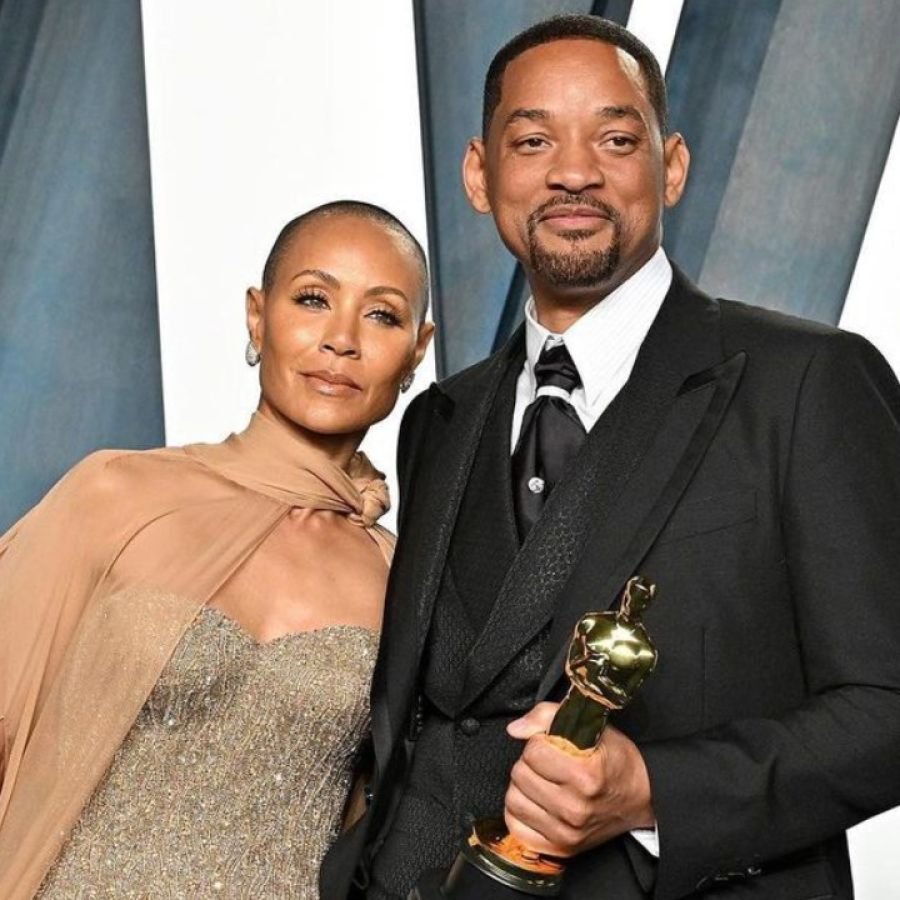
#> input picture 08_cv_deteccion_reconocimiento_facial/img/cara.jpg, 900 x 900 px
$ python 02_haar_cascade_img.py
#> lines starting #> are read from the running program, lines starting #| are printed output that depends on the picture; after the words box and inside, x2 and y2 are one past the last pixel; in counts of white or black regions, pixels touching at a corner belong together
import cv2
import numpy as np

# ============================================================================
# CONFIGURACIÓN DE CLASIFICADORES HAAR CASCADE
# ============================================================================
# Descomentar el clasificador que se desea utilizar según el objeto a detectar

# Detección de ojos con lentes
faceClassif = cv2.CascadeClassifier('haarcascade_eye_tree_eyeglasses.xml')

# Detección de caras de gatos
#faceClassif = cv2.CascadeClassifier('haarcascade_frontalcatface.xml')
#faceClassif = cv2.CascadeClassifier('haarcascade_frontalcatface_extended.xml')

# Detección de rostros humanos (variantes)
#faceClassif = cv2.CascadeClassifier('haarcascade_frontalface_alt.xml')
#faceClassif = cv2.CascadeClassifier('haarcascade_frontalface_alt2.xml')
#faceClassif = cv2.CascadeClassifier('haarcascade_frontalface_alt_tree.xml')

# Detección de cuerpo completo
#faceClassif = cv2.CascadeClassifier('haarcascade_fullbody.xml')

# Detección de ojos específicos
#faceClassif = cv2.CascadeClassifier('haarcascade_lefteye_2splits.xml')

# Detección de patentes rusas
#faceClassif = cv2.CascadeClassifier('haarcascade_license_plate_rus_16stages.xml')
#faceClassif = cv2.CascadeClassifier('haarcascade_russian_plate_number.xml')

# Detección de sonrisas
#faceClassif = cv2.CascadeClassifier('haarcascade_smile.xml')

# ============================================================================
# SELECCIÓN DE IMAGEN
# ============================================================================
# Descomentar la imagen que se desea procesar (están en la carpeta ../img/)

image = cv2.imread('../img/cara.jpg')
#> image is the input picture: shape (900, 900, 3); mean B, G, R 106.2, 115.9, 128
# [8 lines of commented-out code are left out]
if image is None:
    print("Error: No se pudo cargar la imagen")
    exit()

# Crear una copia para mostrar resultados
image_display = image.copy()

# ============================================================================
# PREPROCESAMIENTO DE LA IMAGEN
# ============================================================================

# Convertir a escala de grises (requerido para Haar Cascade)
gray = cv2.cvtColor(image, cv2.COLOR_BGR2GRAY)
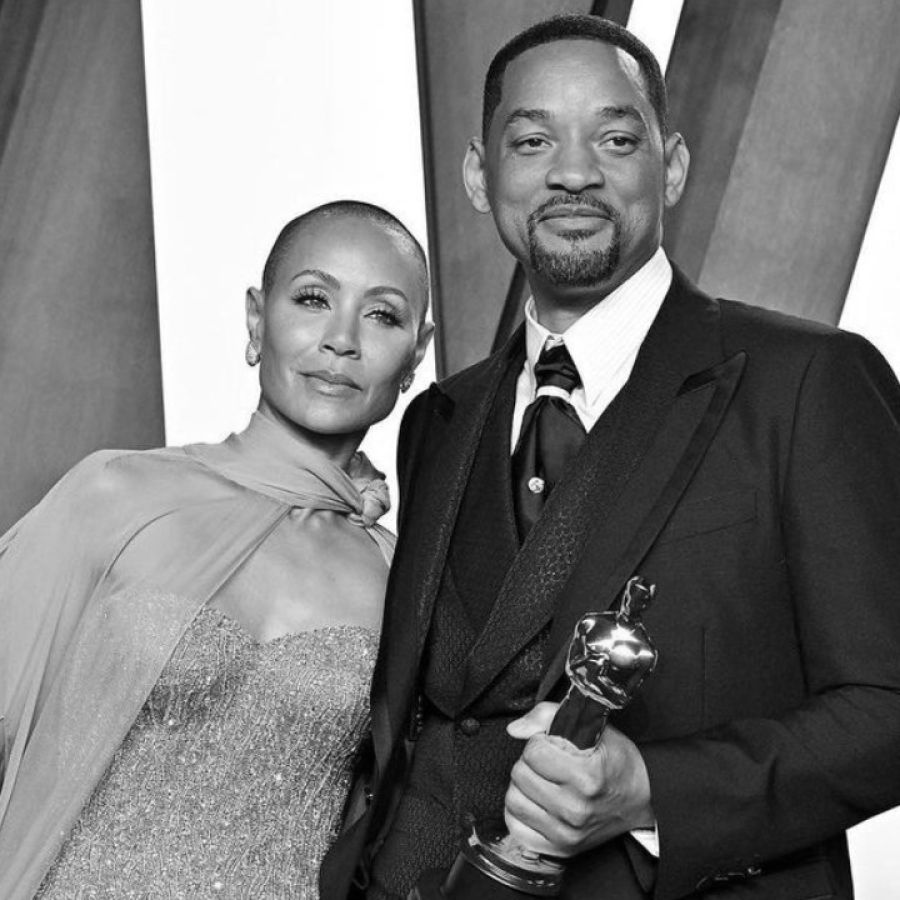
#> gray: shape (900, 900); min 0, max 255, mean 118.5

# Ecualización de histograma para mejorar el contraste
gray = cv2.equalizeHist(gray) # https://docs.opencv.org/3.4/d4/d1b/tutorial_histogram_equalization.html
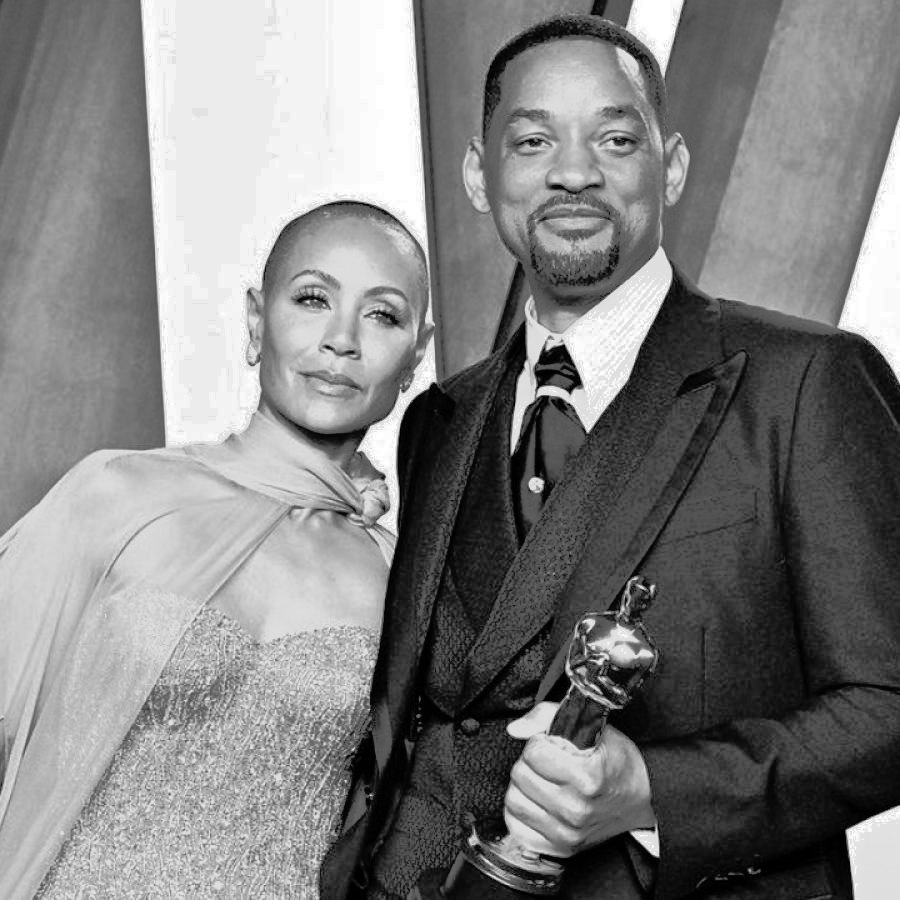
#> gray: shape (900, 900); min 0, max 255, mean 128.5

# ============================================================================
# DETECCIÓN DE OBJETOS
# ============================================================================

# Aplicar el clasificador Haar Cascade
faces = faceClassif.detectMultiScale(
    gray,
    scaleFactor=1.1,      # Factor de escala entre niveles de la pirámide de imágenes
    minNeighbors=5,       # Mínimo de vecinos para considerar una detección válida
    minSize=(30, 30),     # Tamaño mínimo del objeto a detectar
    maxSize=(200, 200)    # Tamaño máximo del objeto a detectar
)
#> faces = [[511, 122, 44, 44], [596, 119, 45, 45], [360, 296, 42, 42], [290, 276, 50, 50]]

print(f"Objetos detectados: {len(faces)}")
#| Objetos detectados: 4

# ============================================================================
# VISUALIZACIÓN DE RESULTADOS
# ============================================================================

# Dibujar rectángulos alrededor de los objetos detectados
for i, (x, y, w, h) in enumerate(faces):
    # Dibujar rectángulo verde con grosor de 2 píxeles
    cv2.rectangle(image_display, (x, y), (x+w, y+h), (0, 255, 0), 2)

    # Añadir etiqueta con número de detección
    cv2.putText(image_display, f'#{i+1}', (x, y-10),
                cv2.FONT_HERSHEY_SIMPLEX, 0.7, (0, 255, 0), 2)

    # Mostrar información en consola
    print(f"Detección #{i+1}: Posición ({x}, {y}), Tamaño {w}x{h}")
#> this loop made 4 passes
#| Detección #1: Posición (511, 122), Tamaño 44x44
#| Detección #2: Posición (596, 119), Tamaño 45x45
#| Detección #3: Posición (360, 296), Tamaño 42x42
#| Detección #4: Posición (290, 276), Tamaño 50x50
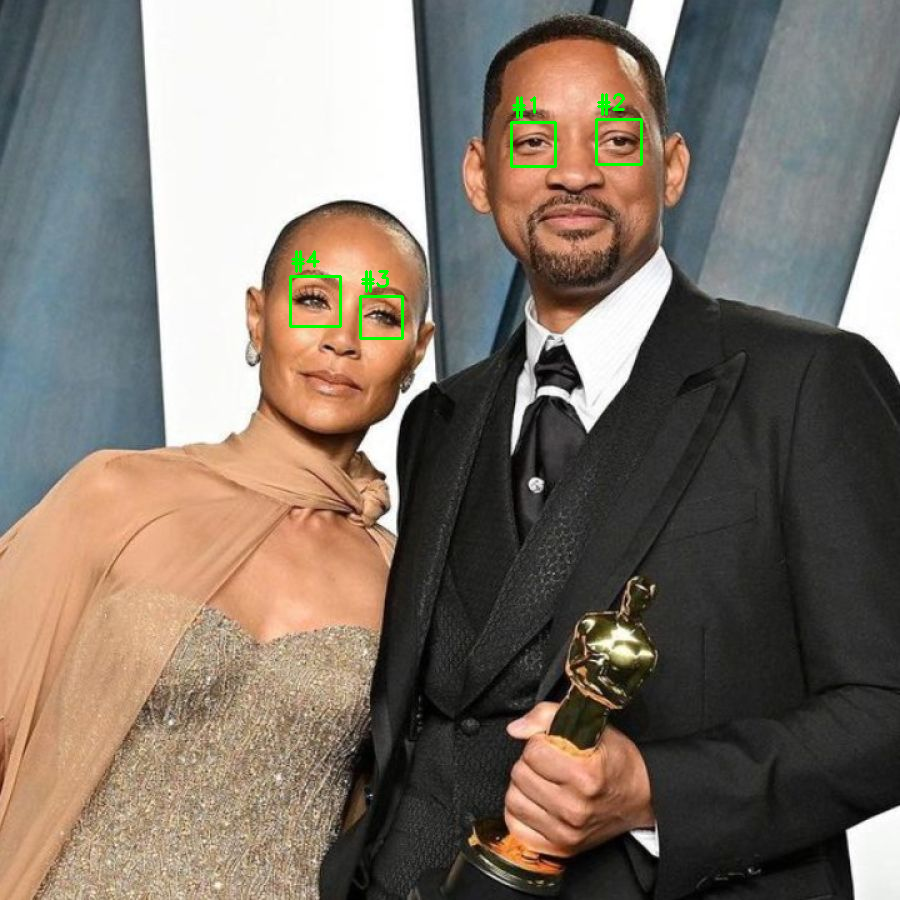
#> image_display: shape (900, 900, 3); 0.4% of pixels changed, all inside (x1, y1, x2, y2) = (289, 93, 643, 340)

# Mostrar la imagen con las detecciones
cv2.imshow('Deteccion Haar Cascade', image_display)
print("\nPresiona cualquier tecla para cerrar la ventana...")
cv2.waitKey(0)
cv2.destroyAllWindows()

$ run again, with 08_cv_deteccion_reconocimiento_facial/img/gatos.jpg copied over 08_cv_deteccion_reconocimiento_facial/img/cara.jpg
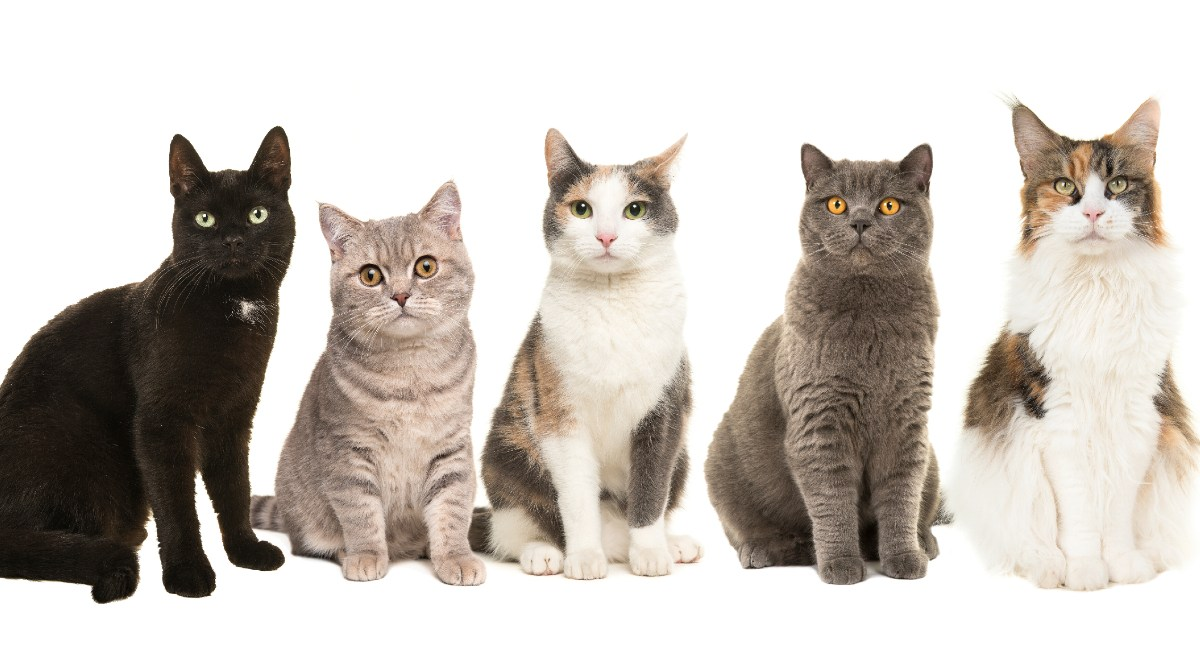
#> input picture 08_cv_deteccion_reconocimiento_facial/img/gatos.jpg, 1200 x 672 px
#> image is the input picture: shape (672, 1200, 3); mean B, G, R 190.8, 197, 203.3
#> `gray = cv2.equalizeHist(gray)`:
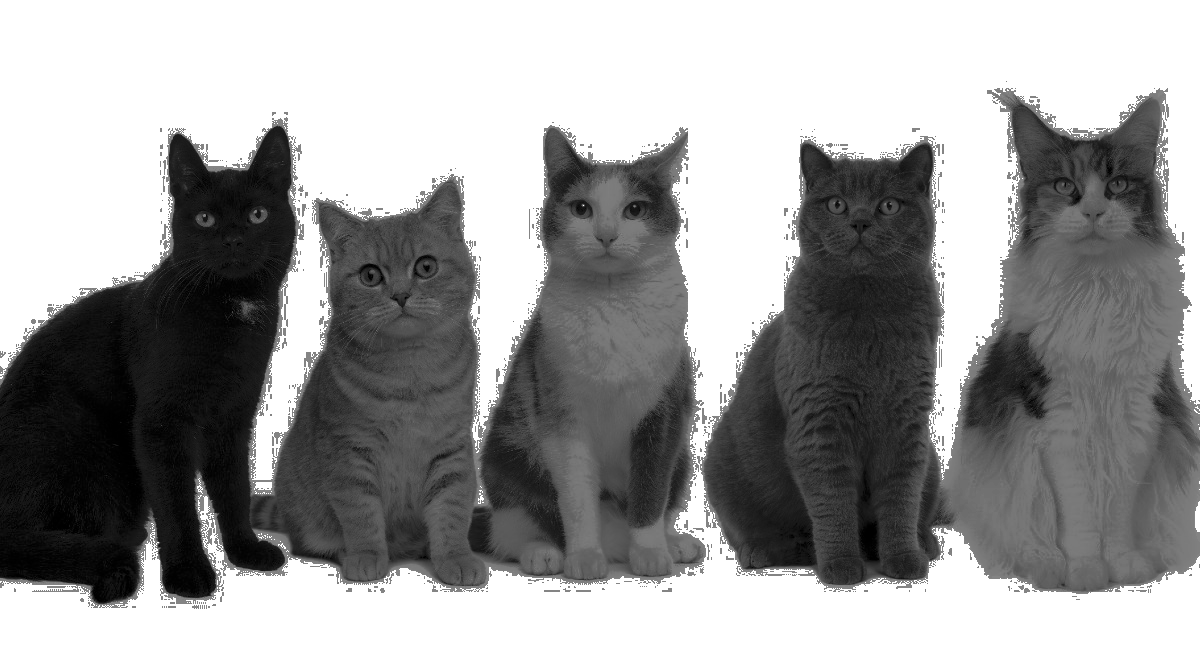
#> gray: shape (672, 1200); min 0, max 255, mean 157.5
#> faces = [[616, 191, 39, 39]]
#| Objetos detectados: 1
#> the loop `for i, (x, y, w, h) in enumerate(faces):` made 1 pass
#> (printed output is left out)
#> after the loop `for i, (x, y, w, h) in enumerate(faces):`:
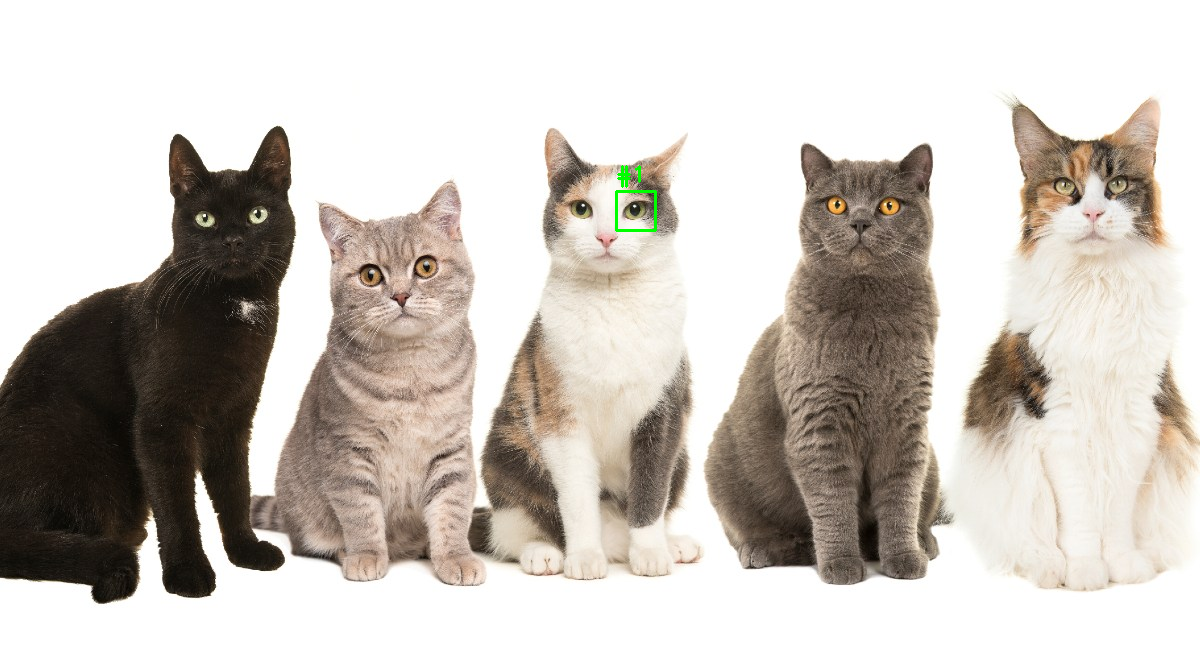
#> image_display: shape (672, 1200, 3); 0.09% of pixels changed, all inside (x1, y1, x2, y2) = (615, 165, 657, 232)

$ run again, with 08_cv_deteccion_reconocimiento_facial/img/caras.png saved as 08_cv_deteccion_reconocimiento_facial/img/cara.jpg
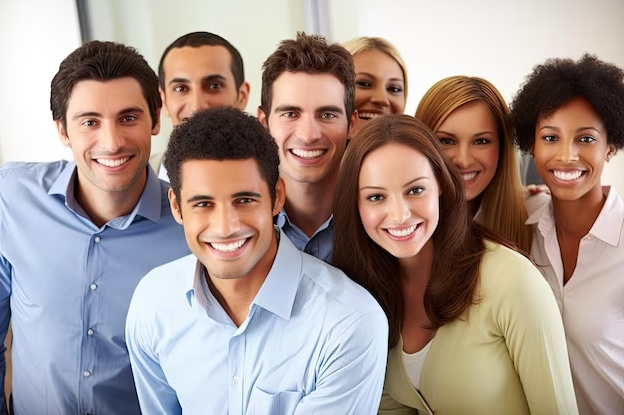
#> input picture 08_cv_deteccion_reconocimiento_facial/img/caras.png, 624 x 415 px
#> image is the input picture: shape (415, 624, 3); mean B, G, R 144.8, 150.7, 166.9
#> `gray = cv2.equalizeHist(gray)`:
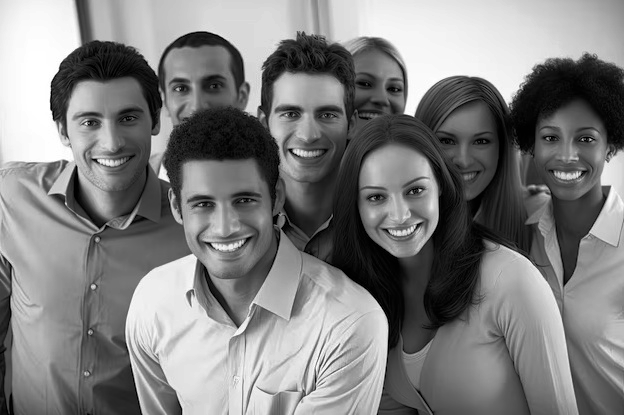
#> gray: shape (415, 624); min 0, max 255, mean 128.1
#> faces = [[225, 182, 37, 37], [186, 182, 42, 42]]
#| Objetos detectados: 2
#> the loop `for i, (x, y, w, h) in enumerate(faces):` made 2 passes
#> (printed output is left out)
#> after the loop `for i, (x, y, w, h) in enumerate(faces):`:
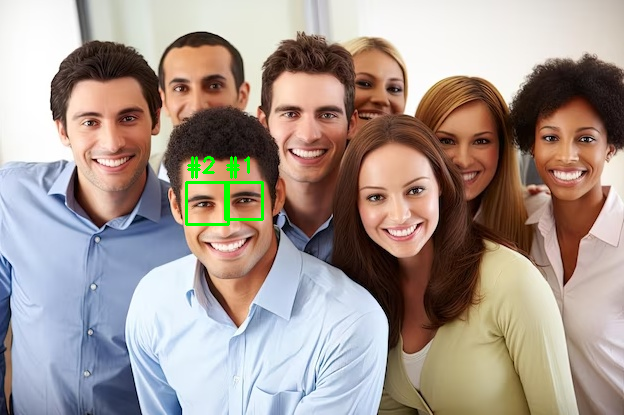
#> image_display: shape (415, 624, 3); 0.55% of pixels changed, all inside (x1, y1, x2, y2) = (185, 156, 264, 226)

$ run again, with 08_cv_deteccion_reconocimiento_facial/img/caminando.png saved as 08_cv_deteccion_reconocimiento_facial/img/cara.jpg
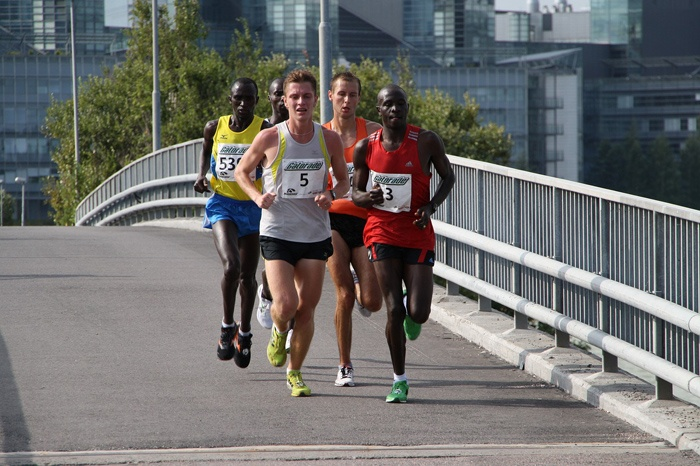
#> input picture 08_cv_deteccion_reconocimiento_facial/img/caminando.png, 700 x 466 px
#> image is the input picture: shape (466, 700, 3); mean B, G, R 108.8, 110.4, 111.3
#> `gray = cv2.cvtColor(image, cv2.COLOR_BGR2GRAY)`:
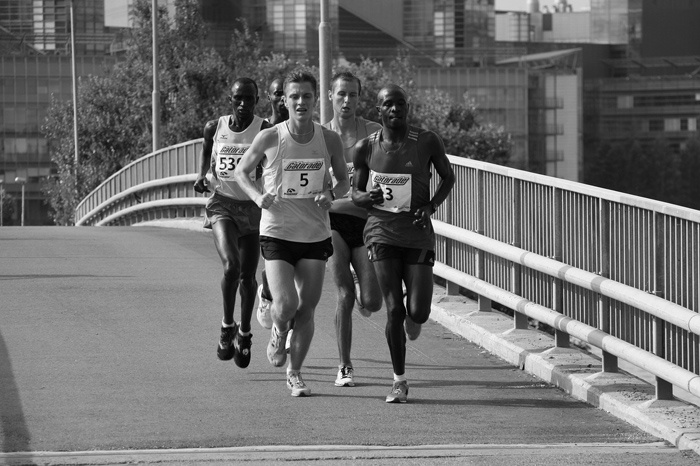
#> gray: shape (466, 700); min 0, max 255, mean 110.5
#> `gray = cv2.equalizeHist(gray)`:
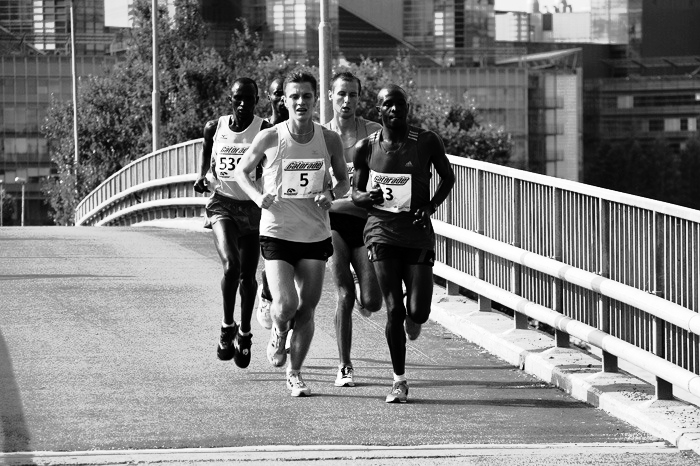
#> gray: shape (466, 700); min 0, max 255, mean 128.3
#> faces = ()
#| Objetos detectados: 0
